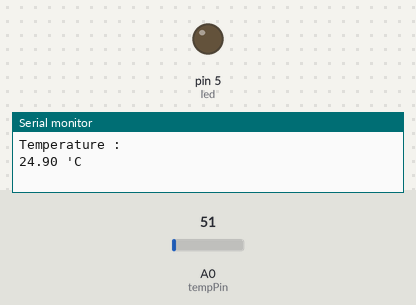
A sketch run on a simulated Arduino Uno, built with avr-gcc and run on an emulated ATmega328P. Parts: output pins drawn as LEDs (lit = HIGH), the last lines printed to the serial monitor. Inputs (shaded band) come from the test bench; at power-on: A0 (tempPin) = 51.

Above: at 1.3 s.
1.4 s: A0 (tempPin) set to 66
2.9 s: A0 (tempPin) set to 79
At 4.2 s:
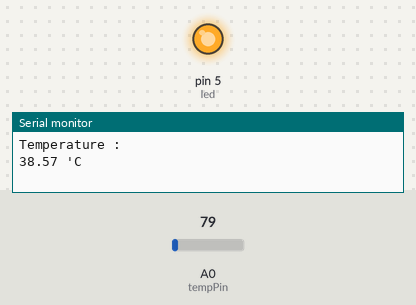
4.5 s: A0 (tempPin) set to 71
At 5.5 s:
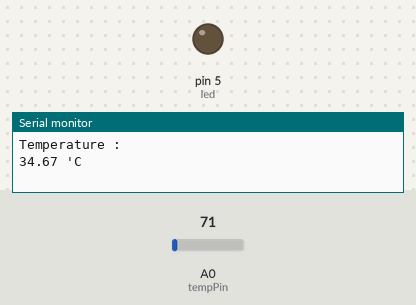
6.0 s: A0 (tempPin) set to 86
At 6.7 s:
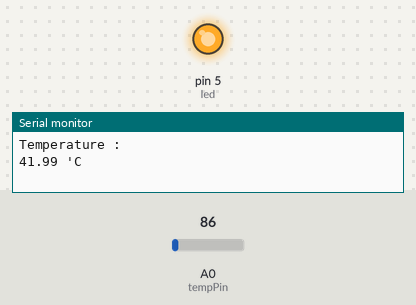
Timing chart, 0 to 8.5 s (numbered marks = the images above; inputs shaded):
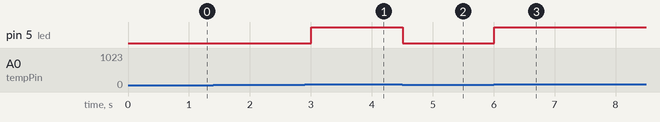

The sketch:

LM35.ino
```cpp
float tempC;
float tempF;
int tempPin = 0;
int led = 5;
void setup() {
pinMode(5, OUTPUT);
Serial.begin(9600);
}
void loop() {
tempC = analogRead(tempPin); //read the value from the sensor
tempC = (5.0 * tempC * 100.0) / 1024.0; //convert the analog
tempF = ((tempC * 9) / 5) + 32; //convert celcius to farenheit

if ( tempC > 35 ){
  digitalWrite (led,HIGH);
} else {
 digitalWrite (led,LOW);
}
Serial.println("Temperature : ");
Serial.print(tempC);
Serial.println(" 'C");
Serial.println(" ");
delay(500);

}
```

Measured:
- the behaviour switches between 71 and 72 on A0 (tempPin) (found by bisection; images 0 and 1)
- after the input at 2.9 s, pin 5 (led): LOW → HIGH after 0.11 s
- after the input at 4.5 s, pin 5 (led): HIGH → LOW at once
- after the input at 6.0 s, pin 5 (led): LOW → HIGH at once
